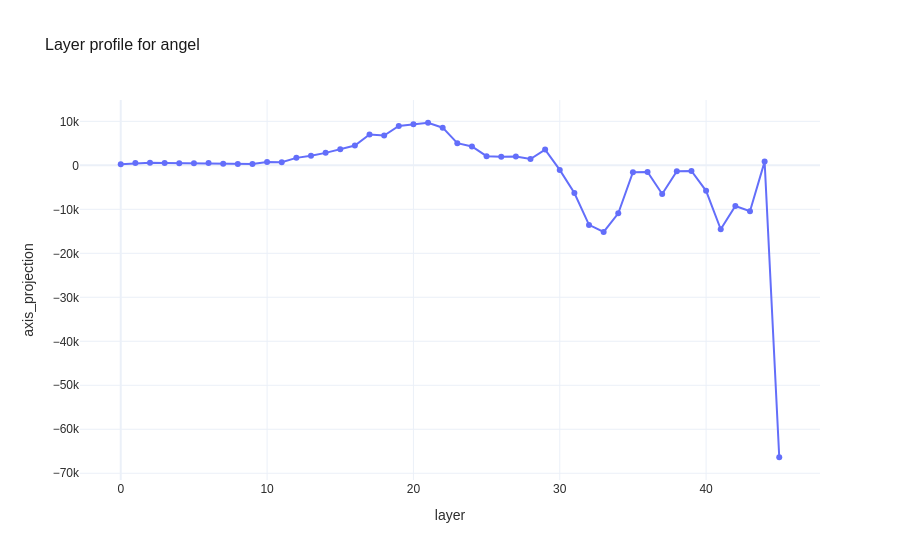

Notebook cell for this chart:
### Markdown cell above
### Angel at rank 173 / 169

`Angel` sits in the middle-lower range at both layers. Its layer-45 nearest neighbors are `avatar`, `spirit`, `sage`, `guru`, `mystic`, `pilgrim`, `healer`, `egregore`, `martyr`, and `idealist`. This suggests that the role is being represented primarily through spiritual or mythic abstraction rather than through practical benevolence. The main implication is that moral valence and assistant-likeness are not the same axis. Being `good` in a broad human sense is not equivalent to being procedurally reliable, structured, and evaluator-like in this representation space.

### Code cell
# Inspect nearest neighbors and layer profile for angel so the anomaly can be evaluated directly
role = 'angel'
neighbors22 = nearest_neighbors(role, REFERENCE_LAYER, k=10)
neighbors45 = nearest_neighbors(role, PRIMARY_LAYER, k=10)

summary = pd.DataFrame({
    'layer_22_rank': [int(layer22_df.set_index('role').loc[role, 'rank'])],
    'layer_45_rank': [int(layer45_df.set_index('role').loc[role, 'rank'])],
    'cluster_label': [cluster_by_role[role]],
    'bigfive': [bigfive_profiles[role]],
    'dark_triad': [dark_triad_profiles[role]],
})
print('Summary')
display(summary)
print('Nearest neighbors at layer 22')
display(neighbors22)
print('Nearest neighbors at layer 45')
display(neighbors45)

profile = pd.DataFrame({
    'layer': list(range(role_tensor.shape[1])),
    'axis_projection': projection_matrix[role_to_index[role], :],
})
fig = px.line(profile, x='layer', y='axis_projection', markers=True, title=f'Layer profile for {role_to_character[role]}')
apply_plotly_style(fig)
fig.show()

### Figure 1 — Plotly figure (JSON) as saved in the notebook; plotly's stock layout.template omitted (floating-point values rounded to 4 significant figures)
{"data": [{"hovertemplate": "layer=%{x}<br>axis_projection=%{y}<extra></extra>", "legendgroup": "", "line": {"color": "#636efa", "dash": "solid"}, "marker": {"symbol": "circle"}, "mode": "lines+markers", "name": "", "orientation": "v", "showlegend": false, "type": "scatter", "x": [0, 1, 2, 3, 4, 5, 6, 7, 8, 9, 10, 11, 12, 13, 14, 15, 16, 17, 18, 19, 20, 21, 22, 23, 24, 25, 26, 27, 28, 29, 30, 31, 32, 33, 34, 35, 36, 37, 38, 39, 40, 41, 42, 43, 44, 45], "xaxis": "x", "y": [263.5, 519.8, 602.3, 521.8, 494.4, 502.4, 522.7, 351.4, 334.1, 319.2, 763.9, 701.1, 1701.0, 2180.0, 2841.0, 3678.0, 4492.0, 7029.0, 6766.0, 8940.0, 9350.0, 9686.0, 8565.0, 5041.0, 4289.0, 2083.0, 1932.0, 2015.0, 1446.0, 3580.0, -1030.0, -6283.0, -13530.0, -15140.0, -10910.0, -1559.0, -1495.0, -6500.0, -1316.0, -1287.0, -5792.0, -14520.0, -9239.0, -10440.0, 853.8, -66360.0], "yaxis": "y"}], "layout": {"font": {"color": "#2d2d2d", "family": "Arial"}, "legend": {"tracegroupgap": 0}, "paper_bgcolor": "white", "plot_bgcolor": "white", "title": {"font": {"color": "#1a1a1a", "size": 16}, "text": "Layer profile for angel"}, "xaxis": {"anchor": "y", "domain": [0.0, 1.0], "title": {"text": "layer"}}, "yaxis": {"anchor": "x", "domain": [0.0, 1.0], "title": {"text": "axis_projection"}}}}
